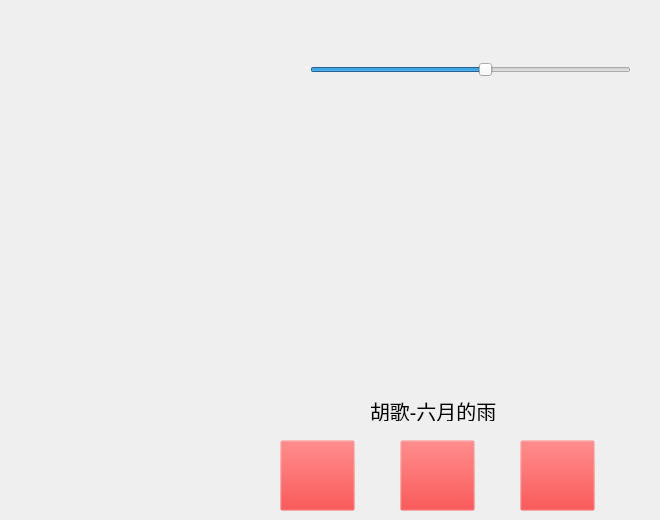
    <widget class="QWidget" name="tab_2">
     <attribute name="title">
      <string>娱乐</string>
     </attribute>
     <widget class="QPushButton" name="pushButton">
      <property name="geometry">
       <rect>
        <x>400</x>
        <y>440</y>
        <width>75</width>
        <height>71</height>
       </rect>
      </property>
      <property name="styleSheet">
       <string notr="true">image: url(:/icon/播放.png);
background-color: rgba(255, 0, 0, 0%);</string>
      </property>
      <property name="text">
       <string/>
      </property>
     </widget>
     <widget class="QPushButton" name="pushButton_2">
      <property name="geometry">
       <rect>
        <x>520</x>
        <y>440</y>
        <width>75</width>
        <height>71</height>
       </rect>
      </property>
      <property name="styleSheet">
       <string notr="true">image: url(:/icon/下一曲.png);
background-color: rgba(255, 0, 0, 0%);</string>
      </property>
      <property name="text">
       <string/>
      </property>
     </widget>
     <widget class="QPushButton" name="pushButton_3">
      <property name="geometry">
       <rect>
        <x>280</x>
        <y>440</y>
        <width>75</width>
        <height>71</height>
       </rect>
      </property>
      <property name="styleSheet">
       <string notr="true">image: url(:/icon/上一曲.png);
background-color: rgba(255, 0, 0, 0%);</string>
      </property>
      <property name="text">
       <string/>
      </property>
     </widget>
     <widget class="ProgressTip" name="progressTip">
      <property name="geometry">
       <rect>
        <x>290</x>
        <y>40</y>
        <width>361</width>
        <height>31</height>
       </rect>
      </property>
      <property name="maxValue">
       <double>20.000000000000000</double>
      </property>
      <property name="value">
       <double>11.000000000000000</double>
      </property>
      <property name="percent">
       <bool>true</bool>
      </property>
      <property name="valueColor">
       <color>
        <red>18</red>
        <green>150</green>
        <blue>219</blue>
       </color>
      </property>
      <property name="tipColor">
       <color>
        <red>18</red>
        <green>150</green>
        <blue>219</blue>
       </color>
      </property>
     </widget>
     <widget class="QLabel" name="label_4">
      <property name="geometry">
       <rect>
        <x>250</x>
        <y>40</y>
        <width>50</width>
        <height>50</height>
       </rect>
      </property>
      <property name="text">
       <string/>
      </property>
      <property name="pixmap">
       <pixmap resource="image/icon.qrc">:/icon/音量.png</pixmap>
      </property>
      <property name="scaledContents">
       <bool>true</bool>
      </property>
     </widget>
     <widget class="QLabel" name="label_5">
      <property name="geometry">
       <rect>
        <x>310</x>
        <y>130</y>
        <width>250</width>
        <height>250</height>
       </rect>
      </property>
      <property name="text">
       <string/>
      </property>
      <property name="pixmap">
       <pixmap resource="image/icon.qrc">:/music_pic/胡歌-六月的雨.jpg</pixmap>
      </property>
      <property name="scaledContents">
       <bool>true</bool>
      </property>
     </widget>
     <widget class="QLabel" name="label_6">
      <property name="geometry">
       <rect>
        <x>370</x>
        <y>400</y>
        <width>131</width>
        <height>21</height>
       </rect>
      </property>
      <property name="font">
       <font>
        <family>微软雅黑</family>
        <pointsize>15</pointsize>
       </font>
      </property>
      <property name="text">
       <string>胡歌-六月的雨</string>
      </property>
     </widget>
     <widget class="QSlider" name="horizontalSlider">
      <property name="geometry">
       <rect>
        <x>310</x>
        <y>60</y>
        <width>321</width>
        <height>19</height>
       </rect>
      </property>
      <property name="maximum">
       <number>20</number>
      </property>
      <property name="value">
       <number>11</number>
      </property>
      <property name="orientation">
       <enum>Qt::Horizontal</enum>
      </property>
     </widget>
    </widget>
